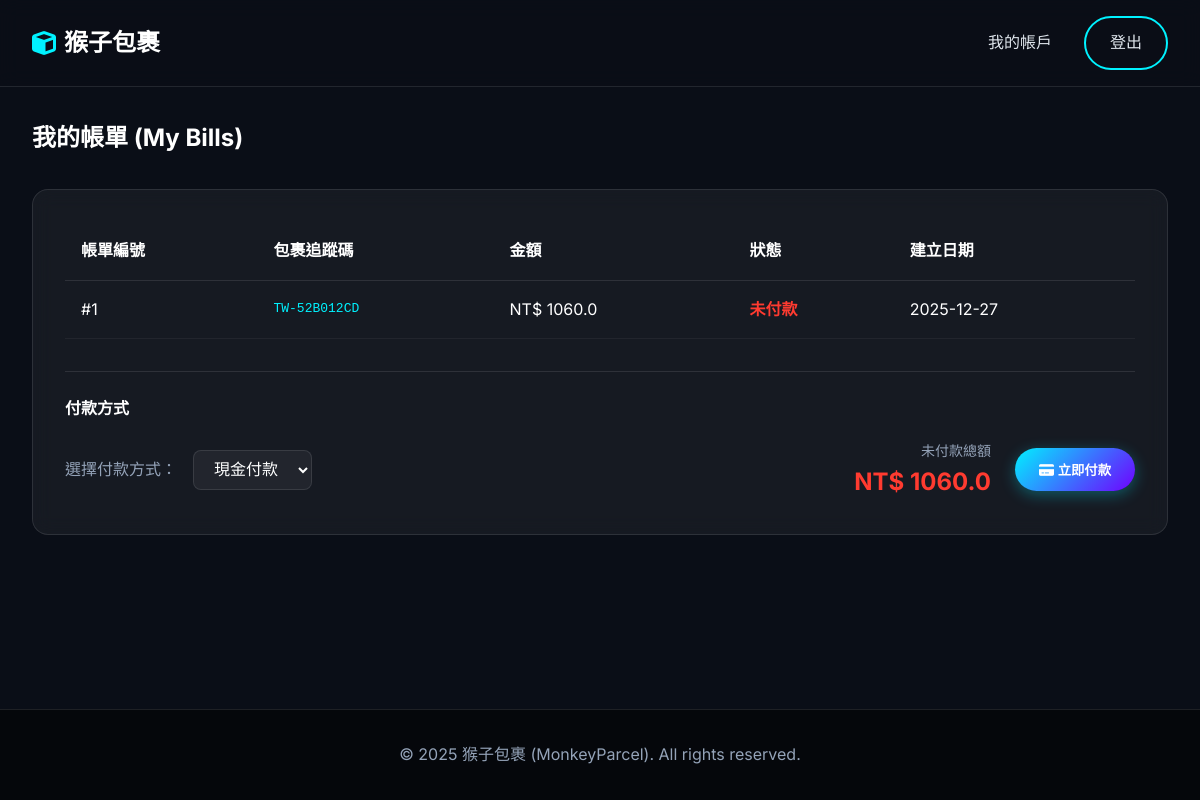
The page /my_bills (signed in) on the database its author committed.
### app/models.py (models this page shows, shortened)
class Bill(Base):
    __tablename__ = 'bills'
    id: Mapped[int] = mapped_column(primary_key=True)
    customer_id: Mapped[int] = mapped_column(ForeignKey('customers.id'), nullable=False)
    package_id: Mapped[int] = mapped_column(ForeignKey('packages.id'), nullable=False, unique=True) # 每個包裹對應一個帳單
    amount: Mapped[float] = mapped_column(Float, nullable=False) # 總計金額
    is_paid: Mapped[bool] = mapped_column(Boolean, default=False) # 是否已付款
    created_at: Mapped[datetime] = mapped_column(DateTime, default=datetime.now)
    paid_at: Mapped[Optional[datetime]] = mapped_column(DateTime, nullable=True) # 付款日期
    customer: Mapped["Customer"] = relationship("Customer", back_populates="bills")
    package: Mapped["Package"] = relationship("Package", backref=backref("bill", uselist=False))
    payment_method: Mapped[Optional[PaymentMethod]] = mapped_column(Enum(PaymentMethod), nullable=True)

class Package(Base):
    __tablename__ = 'packages'
    id: Mapped[int] = mapped_column(primary_key=True)
    tracking_number: Mapped[str] = mapped_column(String(20), unique=True, nullable=False) # 物流單號
    sender_id: Mapped[int] = mapped_column(ForeignKey('customers.id'), nullable=False)
    recipient_name: Mapped[str] = mapped_column(String(100), nullable=False)
    recipient_address: Mapped[str] = mapped_column(String(200), nullable=False)
    recipient_phone: Mapped[str] = mapped_column(String(20), nullable=False)
    weight: Mapped[float] = mapped_column(Float, nullable=False) # 重量 (kg)
    width: Mapped[float] = mapped_column(Float, nullable=False)  # 寬 (cm)
    height: Mapped[float] = mapped_column(Float, nullable=False) # 高 (cm)
    length: Mapped[float] = mapped_column(Float, nullable=False) # 長 (cm)
    declared_value: Mapped[float] = mapped_column(Float, default=0.0) # 報值金額 (保險用)
    content_description: Mapped[str] = mapped_column(String(255), nullable=True) # 內容物描述
    package_type: Mapped[PackageType] = mapped_column(Enum(PackageType), default=PackageType.SMALL_BOX)
    delivery_speed: Mapped[DeliverySpeed] = mapped_column(Enum(DeliverySpeed), default=DeliverySpeed.STANDARD)
    status: Mapped[PackageStatus] = mapped_column(Enum(PackageStatus), default=PackageStatus.CREATED)
    is_hazardous: Mapped[bool] = mapped_column(Boolean, default=False)   # 易燃物/危險品
    is_fragile: Mapped[bool] = mapped_column(Boolean, default=False)     # 易碎品
    is_international: Mapped[bool] = mapped_column(Boolean, default=False) # 國際件
    created_at: Mapped[datetime] = mapped_column(DateTime, default=datetime.now) # 寄件時間
    estimated_delivery: Mapped[datetime] = mapped_column(DateTime, nullable=True) # 預計抵達時間
    shipping_cost: Mapped[float] = mapped_column(Float, default=0.0) # 運費金額
    sender: Mapped["Customer"] = relationship("Customer", back_populates="packages", foreign_keys=[sender_id])
    tracking_events: Mapped[List["TrackingEvent"]] = relationship("TrackingEvent", back_populates="package", cascade="all, delete-orphan")
    assigned_driver_id: Mapped[Optional[int]] = mapped_column(ForeignKey('users.id'), nullable=True)
    assigned_driver: Mapped[Optional["User"]] = relationship("User", foreign_keys=[assigned_driver_id])

### app/routes.py (the view)
@main.route('/my_bills')
@login_required
def my_bills():
    if session['user_role'] != 'customer':
        return "Unauthorized", 403
    bills = db.session.execute(
        db.select(models.Bill).filter_by(customer_id=session['user_id']).order_by(models.Bill.created_at.desc())
    ).scalars().all()
    user = db.session.get(models.Customer, session['user_id'])
    total_unpaid = sum(bill.amount for bill in bills if not bill.is_paid)
    return render_template('my_bills.html', bills=bills, balance=user.balance, customer=user, total_unpaid=total_unpaid)

### app/routes.py (called while the page is built)
def login_required(f):
    @wraps(f)
    def decorated_function(*args, **kwargs):
        if 'user_id' not in session:
            return redirect(url_for('main.login'))
        return f(*args, **kwargs)
    return decorated_function

### app/templates/my_bills.html (shortened to what this page needs)
{% extends "base.html" %}
{% block content %}
<div class="container">
    <h2 style="margin-bottom: 2rem;">我的帳單 (My Bills)</h2>
    <div class="card">
        {% if bills %}
        <table style="width: 100%; border-collapse: collapse; color: #fff;">
            <thead>
                <tr style="border-bottom: 1px solid var(--border-color); text-align: left;">
                    <th style="padding: 1rem;">帳單編號</th>
                    <th style="padding: 1rem;">包裹追蹤碼</th>
                    <th style="padding: 1rem;">金額</th>
                    <th style="padding: 1rem;">狀態</th>
                    <th style="padding: 1rem;">建立日期</th>
                </tr>
            </thead>
            <tbody>
                {% for bill in bills %}
                <tr style="border-bottom: 1px solid rgba(255,255,255,0.05);">
                    <td style="padding: 1rem;">#{{ bill.id }}</td>
                    <td style="padding: 1rem; font-family: monospace;">
                        <a href="{{ url_for('main.tracking_result', tracking_number=bill.package.tracking_number) }}"
                            style="color: var(--primary-color);">
                            {{ bill.package.tracking_number }}
                        </a>
                    </td>
                    <td style="padding: 1rem;">NT$ {{ bill.amount }}</td>
                    <td style="padding: 1rem;">
                        {% if bill.is_paid %}
                        <span style="color: #4cd964; font-weight: bold;">已付款</span>
                        {% else %}
                        <span style="color: #ff3b30; font-weight: bold;">未付款</span>
                        {% endif %}
                    </td>
                    <td style="padding: 1rem;">{{ bill.created_at.strftime('%Y-%m-%d') }}</td>
                </tr>
                {% endfor %}
            </tbody>
        </table>
        <div style="margin-top: 2rem; padding-top: 1.5rem; border-top: 1px solid var(--border-color);">
            <h4 style="margin-bottom: 1rem;">付款方式</h4>
            {% if customer.customer_type.name == 'CONTRACT' %}
            <div
                style="display: flex; align-items: center; justify-content: space-between; padding: 1rem; background: rgba(76, 217, 100, 0.1); border-radius: 8px; border: 1px solid rgba(76, 217, 100, 0.3); flex-wrap: wrap; gap: 1rem;">
                <div style="display: flex; align-items: center; gap: 0.5rem;">
                    <i class="fas fa-building" style="color: #4cd964;"></i>
                    <span style="font-weight: 600; color: #4cd964;">月結帳戶</span>
                    <span style="color: var(--text-muted); margin-left: 0.5rem;">所有帳單將於月底統一結算</span>
                </div>
                <div style="display: flex; align-items: center; gap: 0.5rem;">
                    <i class="fas fa-wallet" style="color: #4cd964;"></i>
                    <span style="color: var(--text-muted);">帳戶餘額：</span>
                    <span
                        class="{{ 'text-danger-custom' if total_unpaid > customer.balance else 'text-success-custom' }}"
                        style="font-weight: 600; font-size: 1.1rem;">NT$
                        {{ customer.balance }}</span>
                </div>
                {% if total_unpaid > customer.balance %}
                <div
                    style="flex-basis: 100%; margin-top: 0.5rem; padding-top: 0.5rem; border-top: 1px solid rgba(255, 59, 48, 0.3); color: #ff3b30;">
                    <i class="fas fa-exclamation-circle"></i>
                    <span style="font-weight: 600;">餘額不足，請加值</span>
                    <span style="font-size: 0.9rem; opacity: 0.8;">(未付款總額: NT$ {{ total_unpaid }})</span>
                </div>
                {% endif %}
            </div>
            {% else %}
            <form action="{{ url_for('main.pay_all_bills') }}" method="POST">
                <div
                    style="display: flex; align-items: center; justify-content: space-between; flex-wrap: wrap; gap: 1rem;">
                    <div style="display: flex; align-items: center; gap: 1rem; flex-wrap: wrap;">
                        <label style="color: var(--text-muted);">選擇付款方式：</label>
                        <select name="method" id="paymentMethod" class="form-control"
                            style="width: auto; padding: 0.5rem 1rem;">
                            <option value="CASH">現金付款</option>
                        </select>
                    </div>
                    <div style="display: flex; align-items: center; gap: 1.5rem;">
                        <div style="text-align: right;">
                            <span style="color: var(--text-muted); font-size: 0.875rem;">未付款總額</span>
                            <div class="{{ 'text-danger-custom' if total_unpaid > 0 else 'text-success-custom' }}"
                                style="font-size: 1.5rem; font-weight: 700;">
                                NT$ {{ total_unpaid }}
                            </div>
                        </div>
                        {% if total_unpaid > 0 %}
                        <button type="submit" class="btn btn-primary" style="padding: 0.75rem 1.5rem;">
                            <i class="fas fa-credit-card"></i> 立即付款
                        </button>
                        {% endif %}
                    </div>
                </div>
            </form>
            {% endif %}
        </div>
        {% else %}
        <div style="text-align: center; padding: 2rem;">
            <p style="color: var(--text-muted);">目前沒有帳單。</p>
            <a href="{{ url_for('main.create_package') }}" class="btn btn-primary">寄送包裹</a>
        </div>
        {% endif %}
    </div>
</div>
{% endblock %}

### app/static/css/style.css (style rules this page uses)
:root { --primary-color: #00f2ff; --primary-dark: #00c8d4; --secondary-color: #7000ff; --bg-color: #0a0e17; --card-bg: rgba(255, 255, 255, 0.05); --text-color: #e0e6ed; --text-muted: #94a3b8; --border-color: rgba(255, 255, 255, 0.1); --success-color: #00ff9d; --error-color: #ff4d4d; --gradient-main: linear-gradient(135deg, #00f2ff 0%, #7000ff 100%); }
* { box-sizing: border-box; margin: 0; padding: 0; }
body { font-family: 'Inter', 'Noto Sans TC', sans-serif; background-color: var(--bg-color); color: var(--text-color); line-height: 1.6; min-height: 100vh; display: flex; flex-direction: column; }
h1, h2, h3, h4, h5, h6 { font-weight: 700; margin-bottom: 1rem; color: #fff; }
a { text-decoration: none; color: var(--primary-color); transition: all 0.3s ease; }
.container { max-width: 1200px; margin: 0 auto; padding: 0 2rem; }
.btn { display: inline-block; padding: 0.75rem 1.5rem; border-radius: 50px; font-weight: 600; cursor: pointer; border: none; transition: all 0.3s ease; }
.btn-primary { background: var(--gradient-main); color: #fff; box-shadow: 0 4px 15px rgba(0, 242, 255, 0.3); }
.card { background: var(--card-bg); border: 1px solid var(--border-color); border-radius: 16px; padding: 2rem; backdrop-filter: blur(10px); margin-bottom: 1.5rem; }
.form-control { width: 100%; padding: 0.75rem 1rem; background: rgba(255, 255, 255, 0.05); border: 1px solid var(--border-color); border-radius: 8px; color: #fff; font-family: inherit; font-size: 1rem; box-sizing: border-box; }
.form-control option { background-color: #1a1f2b; color: #ffffff; }
.card, .hero, .timeline-item { animation: fadeIn 0.5s ease-out forwards; }

### app/templates/my_bills.html (style rules this page uses)
.text-danger-custom { color: #ff3b30 !important; }

### rows shown on the page
Bill: id "1", package.tracking_number "TW-52B012CD", amount "1060.0", is_paid "未付款", created_at "2025-12-27"

### other values the page prints
{{ total_unpaid }} "1060.0"
